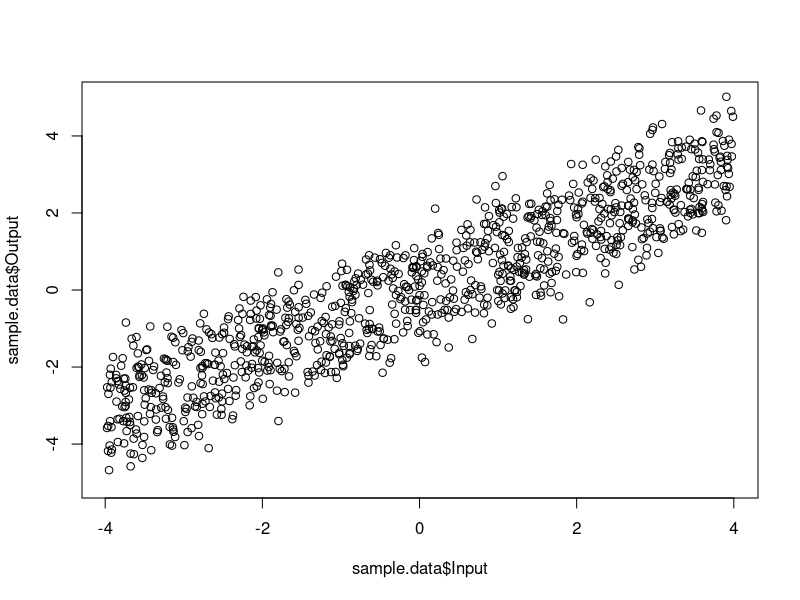
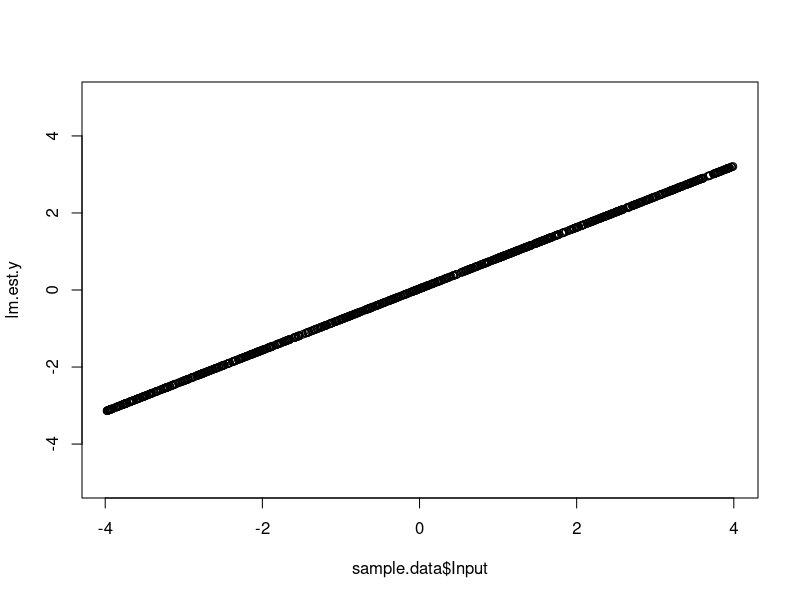
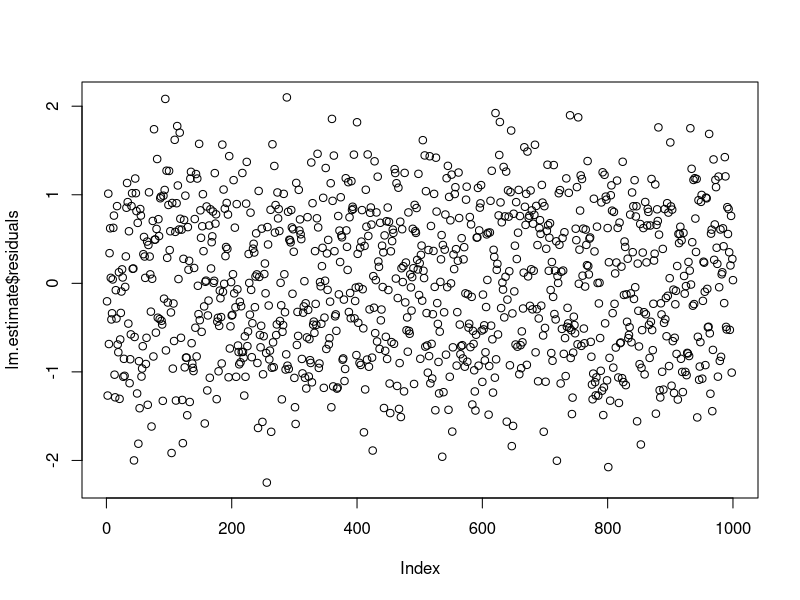
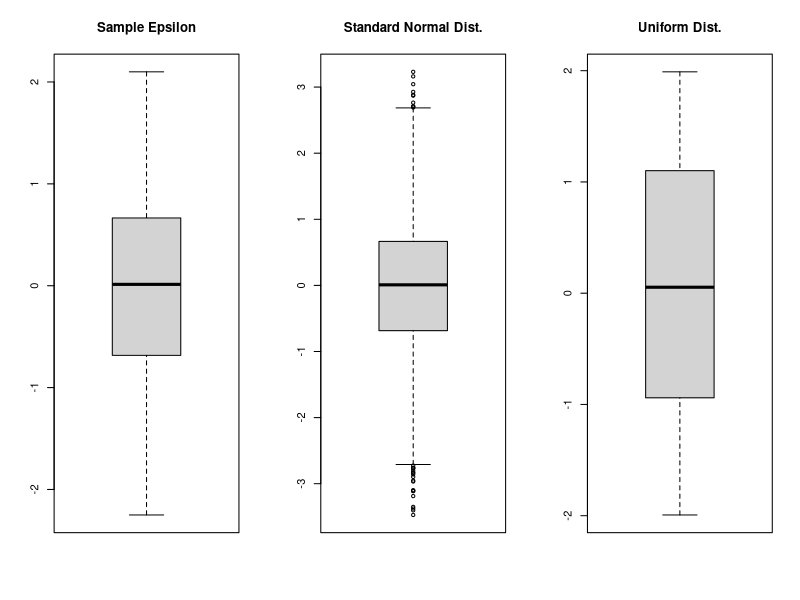
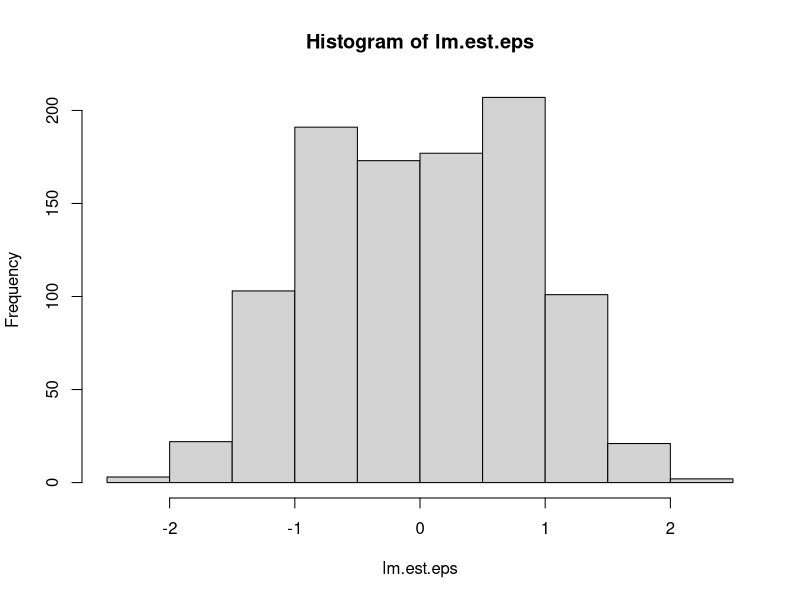
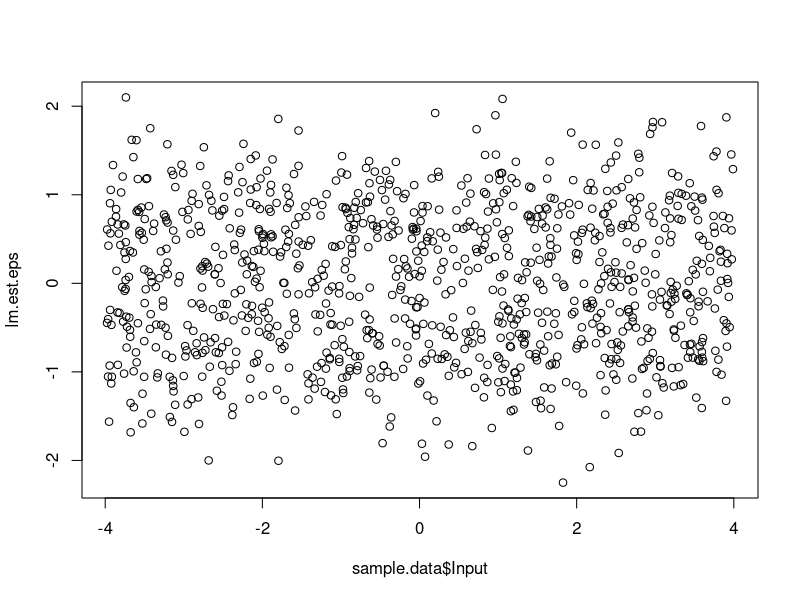
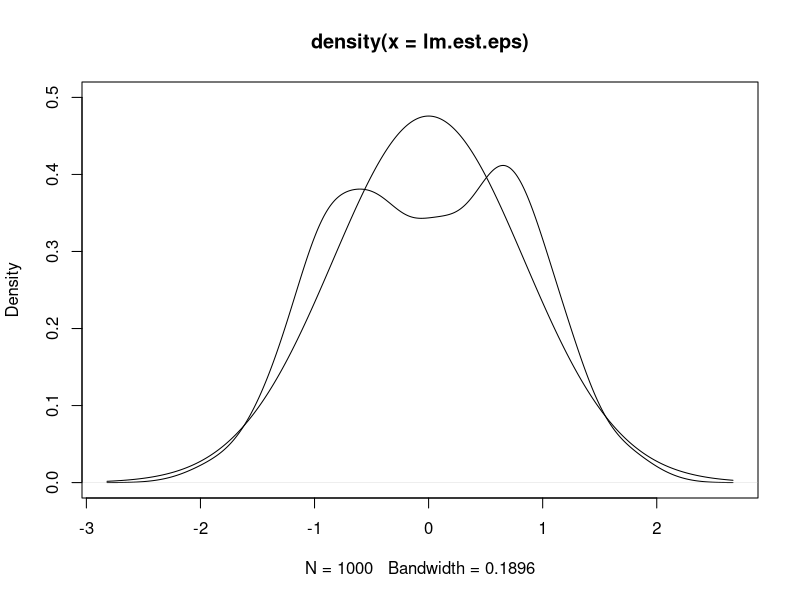
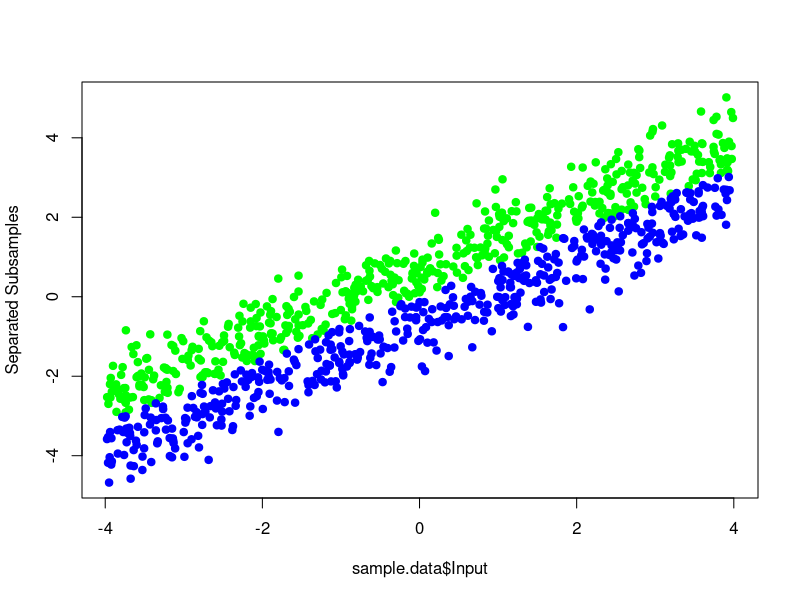

Write R code to recreate these figures, in order.
## ---- chunk 1
options(scipen = 5)
## ---- chunk 2
# Import linear model ('lm') data
sample.data <- read.csv("ResidualAnalysisProjectData_1.csv")
## ---- chunk 3
head(sample.data)
## ---- chunk 4
plot(sample.data$Input, sample.data$Output, ylim = c(-5, 5))
## ---- chunk 5
lm.estimate <- lm(Output ~ Input, data = sample.data)
names(lm.estimate)
## ---- chunk 6
lm.estimate$coefficients

lm.est.b <- lm.estimate$coefficients[1]
lm.est.a <- lm.estimate$coefficients[2]

lm.est.y <- lm.est.a * sample.data$Input + lm.est.b
plot(sample.data$Input, lm.est.y, ylim = c(-5, 5))
## ---- chunk 7
lm.est.eps <- sample.data$Output - lm.est.y
# The manual calculation and lm() output are nearly identical
(mean(lm.estimate$residuals - lm.est.eps))
(sum(lm.estimate$residuals - lm.est.eps))

plot(lm.estimate$residuals)
## ---- chunk 8
head(lm.estimate$fitted.values)
head(lm.est.y)

(all.equal(as.vector(lm.estimate$fitted.values), lm.est.y))
## ---- chunk 9
(lm.est.summary <- summary(lm.estimate))
## ---- chunk 10
par(mfrow=c(1,3))
boxplot(lm.est.eps, main="Sample Epsilon")
boxplot(rnorm(5000), main="Standard Normal Dist.")
boxplot(runif(500, -2, 2), main="Uniform Dist.")
par(mfrow=c(1,1))

hist(lm.est.eps)
## ---- chunk 11
names(lm.est.summary)
lm.est.summary$sigma
lm.est.summary$sigma^2
## ---- chunk 12
sample.n <- nrow(sample.data)
lm.sigma.sq.byvar <- var(lm.estimate$residuals)

# Convert degrees of freedom
lm.sigma.sq.byvar = lm.sigma.sq.byvar * (sample.n - 1) / lm.estimate$df.residual
## ---- chunk 13
lm.eps.deviation <- lm.estimate$residuals - mean(lm.estimate$residuals)
lm.sigma.sq.bysum <- sum(lm.eps.deviation^2) / lm.estimate$df.residual
## ---- chunk 14
c("By Var()" = lm.sigma.sq.byvar, 
  "By Sum()" = lm.sigma.sq.bysum, 
  "From Model" = lm.est.summary$sigma^2)
## ---- chunk 15
lm.est.eps <- lm.estimate$residuals
plot(sample.data$Input, lm.est.eps)

lm.est.eps.density <- density(lm.est.eps)
plot(lm.est.eps.density, ylim = c(0, 0.5))
lines(lm.est.eps.density$x, 
      dnorm(lm.est.eps.density$x, mean = mean(lm.est.eps), sd = sd(lm.est.eps)))
## ---- chunk 16
c(Left.Mean = mean(lm.est.eps[lm.est.eps < 0]), 
  Right.Mean = mean(lm.est.eps[lm.est.eps > 0]))
## ---- chunk 17
select.seq.unscrambled <- as.integer(lm.est.eps > 0)
head(select.seq.unscrambled, 30)

ChoosePos <- function(j) {
  vapply(seq_along(select.seq.unscrambled), 
         function(i) {switch(select.seq.unscrambled[i] + 1, NA, sample.data[i, j])},
         numeric(1))
}

ChooseNeg <- function(j) {
  vapply(seq_along(select.seq.unscrambled), 
         function(i) {switch(select.seq.unscrambled[i] + 1, sample.data[i, j], NA)},
         numeric(1))
}

lm.subset1 <- sapply(seq_along(sample.data), ChoosePos)
lm.subset2 <- sapply(seq_along(sample.data), ChooseNeg)

head(cbind(lm.subset1, lm.subset2), 30)

# Plot the two clusters
matplot(sample.data$Input, cbind(lm.subset1[, 2], lm.subset2[,2]), 
        type = "p", col = c("green", "blue"), pch = 19, ylab = "Separated Subsamples")

plot(select.seq.unscrambled[1:100], type = "s")
## ---- chunk 18
cm <- as.table(matrix(c(450, 42, 50, 458), ncol = 2, byrow = T, 
               dimnames = list(c("Pred.T", "Pred.F"),
                               c("Act.T", "Act.F"))))
cm
## ---- chunk 19
cm.accuracy <- (cm["Pred.T", "Act.T"] + cm["Pred.F", "Act.F"]) / 1000
cm.sensitivity <- cm["Pred.T", "Act.T"] / sum(cm[,"Act.T"])
cm.specificity <- cm["Pred.F", "Act.F"] / sum(cm[, "Act.F"])
cm.balanced <- (cm.sensitivity + cm.specificity) / 2
(cm.out <- c(Accuracy = cm.accuracy,
             Sensitivity = cm.sensitivity, 
             Specificity = cm.specificity,
             Balanced = cm.balanced))
## ---- chunk 20
lm.subset1.estimate <- lm(Output ~ Input, 
                          data = data.frame(Input = lm.subset1[,1], Output = lm.subset1[,2]))
lm.subset2.estimate <- lm(Output ~ Input, 
                          data = data.frame(Input = lm.subset2[,1], Output = lm.subset2[,2]))
lm.subset1.est.summary <- summary(lm.subset1.estimate)
lm.subset2.est.summary <- summary(lm.subset2.estimate)

lm.subset1.est.summary$coefficients
lm.subset1.est.summary$sigma
lm.subset1.est.summary$df
lm.subset1.est.summary$r.squared
lm.subset1.est.summary$adj.r.squared

lm.subset2.est.summary$coefficients
lm.subset2.est.summary$sigma
lm.subset2.est.summary$df
lm.subset2.est.summary$r.squared
lm.subset2.est.summary$adj.r.squared
## ---- chunk 21
c(lm.est.summary$sigma,
  lm.subset1.est.summary$sigma,
  lm.subset2.est.summary$sigma)
## ---- chunk 22
c(lm.est.summary$r.squared,
  lm.subset1.est.summary$r.squared,
  lm.subset2.est.summary$r.squared)
## ---- chunk 23
rbind(LinearModel=lm.est.summary$fstatistic,
      LinearModelPositive=lm.subset1.est.summary$fstatistic,
      LinearModelNegative=lm.subset2.est.summary$fstatistic)
## ---- chunk 24
lm.est.pf <- pf(lm.est.summary$fstatistic[1], 
                lm.est.summary$fstatistic[2], 
                lm.est.summary$fstatistic[3],lower.tail = FALSE)
lm.subset1.est.pf <- pf(lm.subset1.est.summary$fstatistic[1], 
                        lm.subset1.est.summary$fstatistic[2], 
                        lm.subset1.est.summary$fstatistic[3],lower.tail = FALSE)
lm.subset2.est.pf <- pf(lm.subset2.est.summary$fstatistic[1], 
                        lm.subset2.est.summary$fstatistic[2], 
                        lm.subset2.est.summary$fstatistic[3],lower.tail = FALSE)
c(LinearModel = lm.est.pf,
  LinearModelPositive = lm.subset1.est.pf,
  LinearModelNegative = lm.subset2.est.pf)
## ---- chunk 25
# Plot residuals
matplot(cbind(MixedModelResiduals=c(lm.subset1.est.summary$residuals,
                                    lm.subset2.est.summary$residuals),
              SingleModelResiduals=lm.est.summary$residuals),
        type="p", pch=16, ylab="Residuals before and after unscrambling")

# Estimate standard deviations
apply(cbind(MixedModelResiduals=c(lm.subset1.est.summary$residuals,
                                   lm.subset2.est.summary$residuals),
            SingleModelResiduals=lm.est.summary$residuals),2,sd)
## ---- chunk 26
t1.2 <- round(lm.est.summary$sigma, 4)
t1.3 <- round(lm.subset1.est.summary$sigma, 4)
t1.4 <- round(lm.subset2.est.summary$sigma, 4)
t2.2 <- round(lm.est.summary$r.squared, 4)
t2.3 <- round(lm.subset1.est.summary$r.squared, 4)
t2.4 <- round(lm.subset2.est.summary$r.squared, 4)
t3.2 <- round(lm.est.summary$coefficients[1,4], 4)
t3.3 <- round(lm.subset1.est.summary$coefficients[1,4], 4)
t3.4 <- round(lm.subset2.est.summary$coefficients[1,4], 4)
t4.2 <- round(lm.est.summary$coefficients[2,4], 4)
t4.3 <- round(lm.subset1.est.summary$coefficients[2,4], 4)
t4.4 <- round(lm.subset2.est.summary$coefficients[2,4], 4)
t5.2 <- round(lm.est.summary$fstatistic[1])
t5.3 <- round(lm.subset1.est.summary$fstatistic[1])
t5.4 <- round(lm.subset2.est.summary$fstatistic[1])
## ---- chunk 27
dat <- read.table('Week4_Test_Sample.csv', header=TRUE)

test.fit <- lm(Y~X, dat)
test.fit.summary <- summary(test.fit)
test.fit.summary

plot(dat$X, dat$Y)
y.est <- dat$X * coef(test.fit)[2] + coef(test.fit)[1]
plot(dat$X, y.est)

test.eps <- dat$Y - y.est
par(mfrow=c(1,2))
plot(test.eps)
boxplot(test.eps)
hist(test.eps)
eps.density <- density(test.eps)
plot(eps.density)
par(mfrow=c(1,1))

# Cluster
c(Left.Mean = mean(test.eps[test.eps < 0]), 
  Right.Mean = mean(test.eps[test.eps > 0]))
select.seq.unscrambled <- as.integer(test.eps > 0)
head(select.seq.unscrambled, 30)

ChoosePos <- function(j) {
  vapply(seq_along(select.seq.unscrambled), 
         function(i) {switch(select.seq.unscrambled[i] + 1, NA, dat[i, j])},
         numeric(1))
}

ChooseNeg <- function(j) {
  vapply(seq_along(select.seq.unscrambled), 
         function(i) {switch(select.seq.unscrambled[i] + 1, dat[i, j], NA)},
         numeric(1))
}

lm.subset1 <- sapply(seq_along(dat), ChoosePos)
lm.subset2 <- sapply(seq_along(dat), ChooseNeg)

head(cbind(lm.subset1, lm.subset2), 30)

# Plot the two clusters
matplot(dat$X, cbind(lm.subset1[, 2], lm.subset2[, 2]), 
        type = "p", col = c("green", "blue"), pch = 19, ylab = "Separated Subsamples")

plot(select.seq.unscrambled[1:100], type = "s")

res <- list(Unscrambled.Selection.Sequence =  select.seq.unscrambled)
write.table(res, file = 'result.csv', row.names = F)
